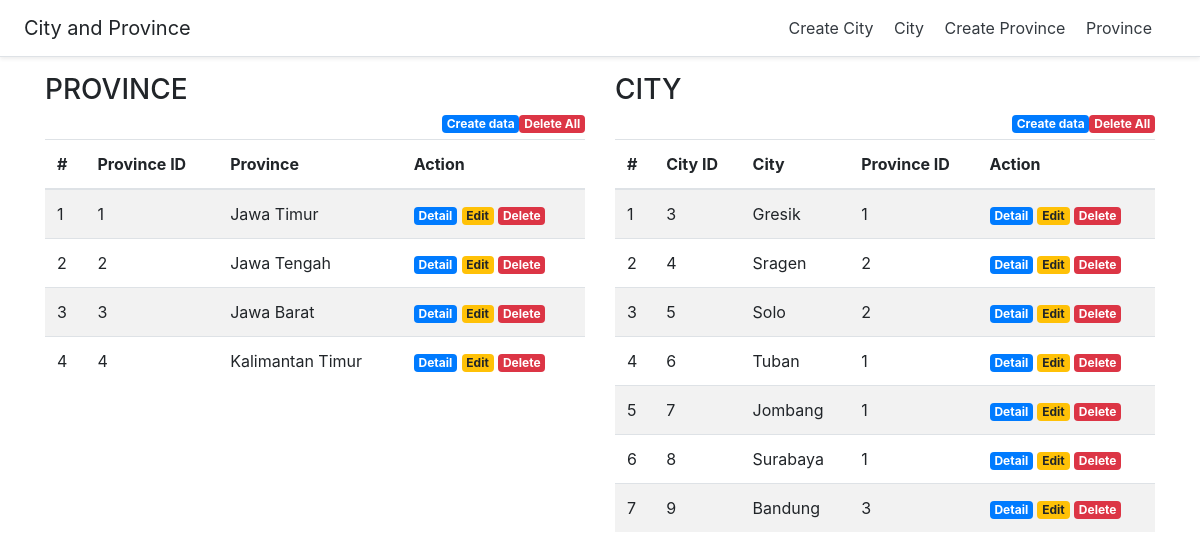
The page / on the database its author committed.
### tables this page shows
CREATE TABLE `province` (
  `id` int(11) NOT NULL,
  `name` varchar(255) NOT NULL
);

CREATE TABLE `city` (
  `id` int(11) NOT NULL,
  `name` varchar(255) NOT NULL,
  `province_id` int(11) NOT NULL
);

### application/controllers/c_tugas.php (called while the page is built, shortened)
<?php
	class C_tugas extends CI_Controller{
		public function __construct(){
			$this->load->model('m_city');
			$this->load->model('m_province');
		}
		public function index(){
			$data['judul']='index';
			$data['city']=$this->m_city->get_all_data();
			$data['province']=$this->m_province->get_all_data();
			$this->load->view('template/header',$data);
			$this->load->view('pages/kota/index');
			$this->load->view('template/footer');
		}
	}
 ?>

### index.php (called while the page is built, shortened)
<?php
require_once BASEPATH.'core/CodeIgniter.php';

### application/models/m_province.php (called while the page is built, shortened)
<?php
	class M_province extends CI_Model{
		public function get_all_data(){
			return $this->db->get('province')->result_array();
		}
	}
 ?>

### application/models/m_city.php (called while the page is built, shortened)
<?php
	class M_city extends CI_Model{
		public function get_all_data(){
			return $this->db->get('city')->result_array();
		}
	}
 ?>

### application/views/pages/kota/index.php (the view, shortened to what this page needs)
<div class="container">
  <div class="row">
    <div class="col">
        <h3>PROVINCE</h3>
        <a href="<?= base_url(); ?>c_tugas/delete_all_province" class="badge badge-danger float-right" onclick="return confirm('Anda yakin menghapus semua data?');">Delete All</a>
        <a href="<?= base_url(); ?>c_tugas/create_province" class="badge badge-primary float-right">Create data</a><br>
      <table class="table table-hover table-striped">
        <thead>
          <tr>
            <th>#</th>
            <th>Province ID</th>
            <th>Province</th>
            <th>Action</th>
          </tr>
        </thead>
        <tbody>
          <?php $i = 1; foreach ($province as $value):?>
             <tr>
                  <td><?= $i ?></td>
                  <td><?= $value['id'] ?></td>
                  <td><?= $value['name'] ?></td>
                  <td>
                      <a href="<?= base_url(); ?>c_tugas/detail_province/<?= $value['id']; ?>" class="badge badge-primary">Detail</a>
                      <a href="<?= base_url(); ?>c_tugas/edit_province/<?= $value['id']; ?>" class="badge badge-warning">Edit</a>
                      <a href="<?= base_url(); ?>c_tugas/delete_province/<?= $value['id']; ?>" class="badge badge-danger" onclick="return confirm('Anda yakin menghapus?');">Delete</a>
                  </td>
              </tr>
        <?php $i++;endforeach; ?>
      </table>
    </div>
    <div class="col">
      <h3>CITY</h3>
      <a href="<?= base_url(); ?>c_tugas/delete_all_city" class="badge badge-danger float-right" onclick="return confirm('Anda yakin menghapus semua data?');">Delete All</a>
        <a href="<?= base_url(); ?>c_tugas/create_city" class="badge badge-primary float-right">Create data</a><br>
      <table class="table table-hover table-striped">
        <thead>
          <tr>
            <th>#</th>
            <th>City ID</th>
            <th>City</th>
            <th>Province ID</th>
            <th>Action</th>
          </tr>
        </thead>
        <tbody>
          <?php $i = 1; foreach ($city as $value):?>
             <tr>
                  <td><?= $i ?></td>
                  <td><?= $value['id'] ?></td>
                  <td><?= $value['name'] ?></td>
                  <td><?= $value['province_id'] ?></td>
                  <td>
                      <a href="<?= base_url(); ?>c_tugas/detail_city/<?= $value['id']; ?>" class="badge badge-primary">Detail</a>
                      <a href="<?= base_url(); ?>c_tugas/edit_city/<?= $value['id']; ?>" class="badge badge-warning">Edit</a>
                      <a href="<?= base_url(); ?>c_tugas/delete_city/<?= $value['id']; ?>" class="badge badge-danger" onclick="return confirm('Anda yakin menghapus?');">Delete</a>
                  </td>
              </tr>
        <?php $i++;endforeach; ?>
      </table>
    </div>
  </div>

### application/views/template/header.php (shortened to what this page needs)
<!doctype html>
<html lang="en">
  <head>
    <link rel="stylesheet" href="https://stackpath.bootstrapcdn.com/bootstrap/4.3.1/css/bootstrap.min.css">
  </head>
  <body>
    <div class="d-flex flex-column flex-md-row align-items-center p-3 px-md-4 mb-3 bg-white border-bottom shadow-sm">
        <h5 class="my-0 mr-md-auto font-weight-normal">City and Province</h5>
        <nav class="my-2 my-md-0 mr-md-3">
            <a class="p-2 text-dark" href="<?= base_url(); ?>c_tugas/create_city">Create City</a>
            <a class="p-2 text-dark" href="<?= base_url(); ?>">City</a>
            <a class="p-2 text-dark" href="<?= base_url(); ?>c_tugas/create_province">Create Province</a>
            <a class="p-2 text-dark" href="<?= base_url(); ?>">Province</a>
        </nav>
    </div>

### application/views/template/footer.php (shortened to what this page needs)
 	</body>
</html>

### rows shown on the page
province: id "1", name "Jawa Timur"
province: id "2", name "Jawa Tengah"
province: id "3", name "Jawa Barat"
province: id "4", name "Kalimantan Timur"
city: id "3", name "Gresik", province "1"
city: id "4", name "Sragen", province "2"
city: id "5", name "Solo", province "2"
city: id "6", name "Tuban", province "1"
city: id "7", name "Jombang", province "1"
city: id "8", name "Surabaya", province "1"
city: id "9", name "Bandung", province "3"
